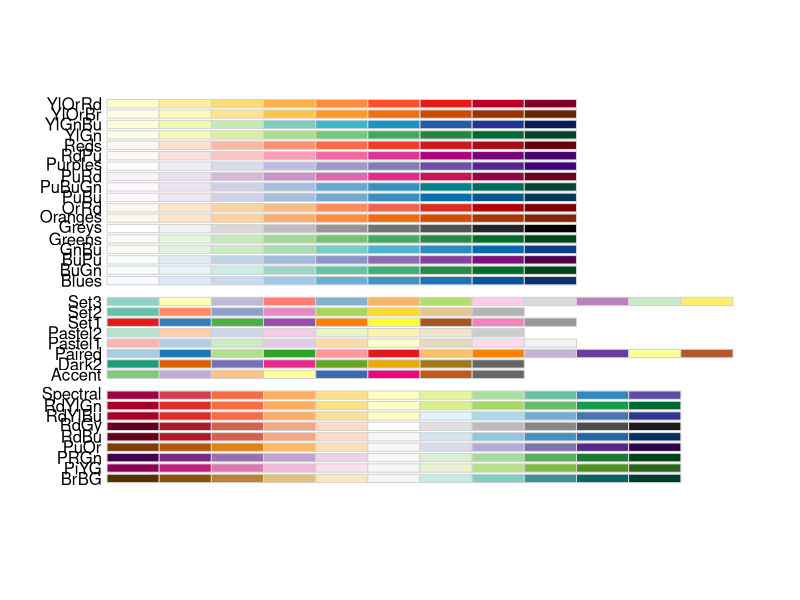
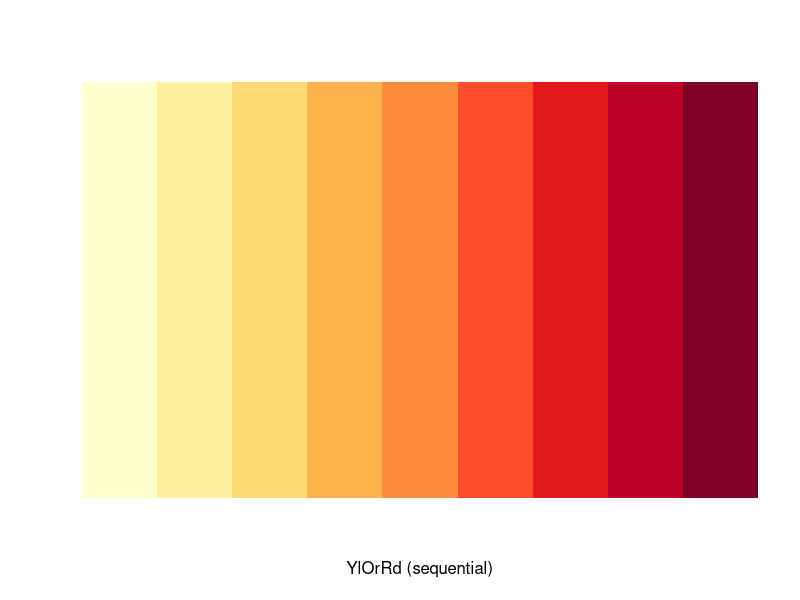
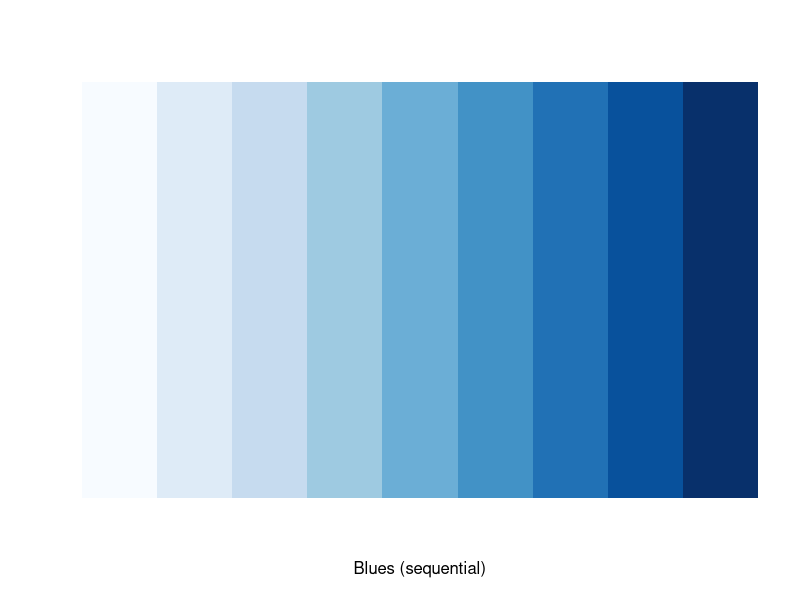

Here is the R script that generated these plots, in order: (Note: this script raises an error after producing the figures.)
#### eggs/block comapred to comp/block ####

library(lme4)
library(ggplot2)
library(RColorBrewer)
library(car)

setwd("/Users/michaeljardine/Desktop/DTP/Data and analysis/fruitless/comparison")

## colours for these plots come from colour brewer - which we find the hexcodes from colur palates 
display.brewer.all()
display.brewer.pal(n = 9, name = 'YlOrRd')
brewer.pal(n = 9, name = "YlOrRd")
display.brewer.pal(n = 9, name = 'Blues')
brewer.pal(n = 9, name = "Blues")



pallete1 <- c("#BD0026", "#FC4E2A", "#FEB24C", "#08306B", "#2171B5", "#6BAED6")

##### single point for each line / chro combo ####
# this collapses sibling information from 3 blocks into 1 single number
## plotting across blocks for genral pattern
## but does not show tradeoff in male and female fitness
# due to just 1 example from each line will not be possible to do statistical analysis
combeggcomp <- read.csv("eggs_comp_comparison_combine_blocks.csv")
str(eggcomp)

# make plot the same way as before
combine_P1 <- ggplot(aes(x=comp, y=eggs, color=line), data=combeggcomp)+
  geom_point(aes(size=3))+
  geom_errorbar(aes(ymin=eggsmin, ymax=eggsmax))+
  geom_errorbarh(aes(xmin=compmin, xmax=compmax))+
  ylab("Number of eggs laid")+
  xlab("Proportion of matings by focal males")+
  theme_bw()+
  theme(legend.title=element_blank(),axis.text = element_text(size=25),
        axis.title = element_text(size=30),strip.text=element_text(size=25))+
  scale_colour_manual(values=pallete1)+
  facet_wrap(~chro,scales="free_x")
combine_P1
ggsave("Plots/single_point_per_line.png")
# differnt patterns appear when combining plots
## not much pattern in the B plot but in the D one all S lines high mating and high fecindity
## this corrleates with the findings from the two assays which showwed that the S lines were fitter


## when doing these experiments we used sibling for the male and female assays 
## we there fore have 3 measures for each line covering both assays
## we know tgere is no antagonistic relationship due to the fru alleles but
## there could be an intra generational tradeoff for male and female fitness

eggcomp <- read.csv("eggs_comp_comparison.csv")
str(eggcomp)
## 36 rows of data - 3 for each line / chromsome combination

## change block to a factor
eggcomp$block <- factor(eggcomp$block)
str(eggcomp)

#### plotting with 36 rows ##### 

# we want to have a compariosn of male competion and egg putput for the lines 
# the intial data set has 36 rows, representing the 6 M lines, the 2 chromosome compliments and the 3 blocks of the experiment

## first plot will add a point for each row

P1 <- ggplot(aes(x=comp, y=eggs), data=eggcomp)+
  geom_point(aes())+
  geom_errorbar(aes(ymin=eggsmin, ymax=eggsmax))+
  geom_errorbarh(aes(xmin=compmin, xmax=compmax))
P1
# that works


# now color by line and facet by the chromosomal compliment. also increase size of points 
P2 <- ggplot(aes(x=comp, y=eggs, color=line), data=eggcomp)+
geom_point(aes(size=3))+
  geom_errorbar(aes(ymin=eggsmin, ymax=eggsmax))+
  geom_errorbarh(aes(xmin=compmin, xmax=compmax))+
  facet_wrap(~chro,scales="free_x")
P2
# also looks good

# now add asthetics to make it look nice
P3 <- ggplot(aes(x=comp, y=eggs, color=line), data=eggcomp)+
  geom_point(aes(size=3))+
  geom_errorbar(aes(ymin=eggsmin, ymax=eggsmax))+
  geom_errorbarh(aes(xmin=compmin, xmax=compmax))+
  ylab("Number of eggs laid")+
  xlab("Proporion of matings by focal males")+
  theme_bw()+
  theme(legend.title=element_blank(),axis.text = element_text(size=25),
        axis.title = element_text(size=30),strip.text=element_text(size=25))+
  scale_colour_manual(values=pallete1)+
  facet_wrap(~chro,scales="free_x")
P3
ggsave("Plots/split_chro_no_lines.png")
# looks good
# this current plot has three points for each Mline/chromosome combination for which we have both male and female fitness data = three blocks


## it would be nice to introduce some best fit lines to see trends
#### line plotting ####

### simple comparison of eggs by comp all together
one_line_for_all <- ggplot(aes(y=eggs, x=comp), data=eggcomp)+
  geom_point(aes(size=3))+
  geom_smooth(method=lm, formula = y~x, se=T, fullrange=TRUE, size=2)+
  ylab("Number of eggs laid")+
  xlab("Proportion of matings by focal males")+
  theme_bw()+
  theme(legend.title=element_blank(),axis.text = element_text(size=25),
        axis.title = element_text(size=30),legend.position = "none",strip.text=element_text(size=25))+
  scale_y_continuous(limits=c(0, 60))+
  scale_x_continuous(limits=c(0, 1))+
  theme(legend.position="right")
one_line_for_all
ggsave("Plots/one_line.png")
# should be 36 points
## find gradient
plot.dat <- ggplot_build(one_line_for_all)$data[[2]]
x1 = plot.dat[2,1]
x2 = plot.dat[12,1]
y1 = plot.dat[2,2]
y2 = plot.dat[12,2]
m = (y2-y1)/(x2-x1)
m

### simple first
one_line_split_chro <- ggplot(aes(y=eggs, x=comp), data=eggcomp)+
  geom_point(aes(size=3))+
  geom_smooth(method=lm, formula = y~x, se=T, fullrange=TRUE, size=2)+
  ylab("Number of eggs laid")+
  xlab("Proportion of matings by focal males")+
  theme_bw()+
  theme(legend.title=element_blank(),axis.text = element_text(size=22),
        axis.title = element_text(size=30),legend.position = "none",strip.text=element_text(size=25))+
  scale_y_continuous(limits=c(0, 60))+
  scale_x_continuous(limits=c(0, 1))+
  theme(legend.position="right")+
  facet_wrap(~chro,scales="free_x")
one_line_split_chro
ggsave("Plots/one_line_split_chro.png")
### still negative realtionships for both but they vary, B is more negative 
### insert value for these corellations:



#### best fit per allele ####
### combine lines with each allele togther - 1 line per allele
pallete2 <- c("#FC4E2A", "#2171B5")

one.line.per.allele <- ggplot(aes(y=eggs, x=comp, color=allele), data=eggcomp)+
  geom_point(aes(size=3))+
  geom_smooth(method=lm, formula = y~x, se=F, fullrange=TRUE, size=2)+
  ylab("Number of eggs laid")+
  xlab("Proportion of matings by focal males")+
  theme_bw()+
  theme(legend.title=element_blank(),axis.text = element_text(size=25),
        axis.title = element_text(size=30),legend.position = "none",strip.text=element_text(size=25))+
  scale_y_continuous(limits=c(0, 50))+
  scale_x_continuous(limits=c(0, 1))+
  scale_colour_manual(values=pallete2)+
  theme(legend.position="right")
one.line.per.allele
ggsave("Plots/one_line_per_allele.png")
## 2 negative lines, 18 points per line

plot.dat <- ggplot_build(one.line.per.allele)$data[[2]]
# L gradient first
x1 = plot.dat[2,2]
x2 = plot.dat[12,2]
y1 = plot.dat[2,3]
y2 = plot.dat[12,3]
m = (y2-y1)/(x2-x1)
m
# S gradient
x1 = plot.dat[82,2]
x2 = plot.dat[92,2]
y1 = plot.dat[82,3]
y2 = plot.dat[92,3]
m = (y2-y1)/(x2-x1)
m

## also show this difference by splitting by chro as beofre
one.line.per.allele.split.chro <- ggplot(aes(y=eggs, x=comp, color=allele), data=eggcomp)+
  geom_point(aes(size=3))+
  geom_smooth(method=lm, formula = y~x, se=FALSE, fullrange=TRUE, size=2)+
  ylab("Number of eggs laid")+
  xlab("Proportion of matings by focal males")+
  theme_bw()+
  theme(legend.title=element_blank(),axis.text = element_text(size=22),
        axis.title = element_text(size=30),legend.position = "none",strip.text=element_text(size=25))+
  scale_y_continuous(limits=c(0, 50))+
  scale_x_continuous(limits=c(0, 1))+
  scale_colour_manual(values=pallete2)+
  theme(legend.position="right")+
  facet_wrap(~chro,scales="free_x")
one.line.per.allele.split.chro
ggsave("Plots/one_lineper_allele_split_chro.png")
## caluclate the slopes of these lines


#### best fit per line ####
### eggs by comp for each line only - no splitting by chro
comparison_per_line <- ggplot(aes(y=eggs, x=comp, color=line), data=eggcomp)+
  geom_point(aes(size=3))+
  stat_smooth(method=lm, formula = y~x, se=F, fullrange=T, size=2)+
  ylab("Number of eggs laid")+
  xlab("Proportion of matings by focal males")+
  theme_bw()+
  theme(legend.title=element_blank(),axis.text = element_text(size=25),
        axis.title = element_text(size=30),legend.position = "none",strip.text=element_text(size=25))+
  scale_y_continuous(limits=c(0, 60))+
  scale_x_continuous(limits=c(0, 1))+
  scale_colour_manual(values=pallete1)+
  theme(legend.position="right")
comparison_per_line
ggsave("Plots/comparison_per_line.png")
# 6 negative lines, 6 points per line

### caluclate the slopes of these lines
plot.dat <- ggplot_build(comparison_per_line)$data[[2]]
# L1
m = (plot.dat[12,3]-plot.dat[2,3])/(plot.dat[12,2]-plot.dat[2,2])
m
# L2
m = (plot.dat[92,3]-plot.dat[82,3])/(plot.dat[92,2]-plot.dat[82,2])
m
# L3
m = (plot.dat[172,3]-plot.dat[162,3])/(plot.dat[172,2]-plot.dat[162,2])
m
# S1
m = (plot.dat[252,3]-plot.dat[242,3])/(plot.dat[252,2]-plot.dat[242,2])
m
# S2
m = (plot.dat[332,3]-plot.dat[322,3])/(plot.dat[332,2]-plot.dat[322,2])
m
# S3
m = (plot.dat[412,3]-plot.dat[402,3])/(plot.dat[412,2]-plot.dat[402,2])
m


### option of shaping each point by block 
one.line.per.line.blockshape <- ggplot(aes(y=eggs, x=comp, color=line), data=eggcomp)+
  geom_point(aes(size=3, shape=block))+
  geom_smooth(method=lm, formula = y~x, se=FALSE, fullrange=TRUE, size=2)+
  ylab("Number of eggs laid")+
  xlab("Proportion of matings by focal males")+
  theme_bw()+
  theme(legend.title=element_blank(),axis.text = element_text(size=25),
        axis.title = element_text(size=30),legend.position = "none",strip.text=element_text(size=25))+
  scale_y_continuous(limits=c(0, 60))+
  scale_x_continuous(limits=c(0, 1))+
  scale_colour_manual(values=pallete1)+
  theme(legend.position="right")
one.line.per.line.blockshape
ggsave("Plots/comparison_per_line_blockshape.png")
# with lines, works as only 2 points per line, no so useful


### best fit per line and split by chro

### colour plots by line as in the first plot
one.line.per.line.split.chro <- ggplot(aes(y=eggs, x=comp, color=line), data=eggcomp)+
  geom_point(aes(size=3))+
  geom_smooth(method=lm, formula = y~x, se=FALSE, fullrange=T, size=1)+
  ylab("Number of eggs laid")+
  xlab("Proporion of matings by focal males")+
  theme_bw()+
  theme(legend.title=element_blank(),axis.text = element_text(size=25),
        axis.title = element_text(size=30),legend.position = "none",strip.text=element_text(size=25))+
  scale_y_continuous(limits=c(0, 60))+
  scale_x_continuous(limits=c(0, 1))+
  theme(legend.position="right")+
  scale_colour_manual(values=pallete1)+
  facet_wrap(~chro,scales="free_x")
one.line.per.line.split.chro
ggsave("Plots/per_line_split_chro.png")
## all but S3 D is still negative - probelms with lines here because of only 3 points per line (12 lines in total across the plots)
## bizzarely it seems tat the best fit lines for S2 and S3 are approximatly identical and over lap so much that S2 is invisible 




#### Models to tests for real differences ####

## start simple
hist(eggcomp$eggs)
hist(log(eggcomp$eggs))
## logging doesn't look much better

m1 <- lm(eggs ~ comp, data=eggcomp)
par(mfrow=c(2,2))
plot(m1)
summary(m1)
anova(m1)

# try logging as we did before
m1.1 <- lm(log(eggs) ~ comp, data=eggcomp)
par(mfrow=c(2,2))
plot(m1.1)
summary(m1.1)
# not much better
# keep with un-logged


m2 <- lm(eggs ~ comp + line + chro + allele, data = eggcomp)
summary(m2)
anova(m2)
## over fitted - remove line as replicate of allele 

m3 <- lm(eggs ~ comp + chro + allele, data = eggcomp)
par(mfrow=c(2,2))
plot(m3)
summary(m3)
anova(m3)
Anova(m3)


m4 <- lmer(eggs ~ comp + chro + allele + (1 | block), data = eggcomp)
summary(m4)
anova(m4)
Anova(m4)
## well nothing is significant now

## what about line instead?
m5 <- lmer(eggs ~ comp + chro + allele + (1 | line), data = eggcomp)
summary(m5)
anova(m5)
Anova(m5)

#### model of interest
## links to one line per allele.png
m6 <- lm(eggs ~ comp*allele, data=eggcomp)
summary(m6)
anova(m6)

### link to "comparison_per_line.png"
m7 <- lmer(eggs ~ comp*allele + (1 |line), data=eggcomp)
summary(m7)
anova(m7)
Anova(m7)

## para bootsrapping for p-values
comparison1 <- lmer(eggs ~ 1 + (1 | line), data=eggcomp)
comparison2 <- lmer(eggs ~ allele + (1 | line), data=eggcomp)
comparison3 <- lmer(eggs ~ comp + (1 | line), data=eggcomp)
comparison4 <- lmer(eggs ~ comp + allele + (1 | line), data=eggcomp)
comparison5 <- lmer(eggs ~ comp*allele + (1 | line), data=eggcomp)

comparison.allele <- PBmodcomp(comparison4, comparison3)
comparison.allele
comparison.comp <- PBmodcomp(comparison4, comparison2)
comparison.comp
comparison.inter <- PBmodcomp(comparison5, comparison4)
comparison.inter
